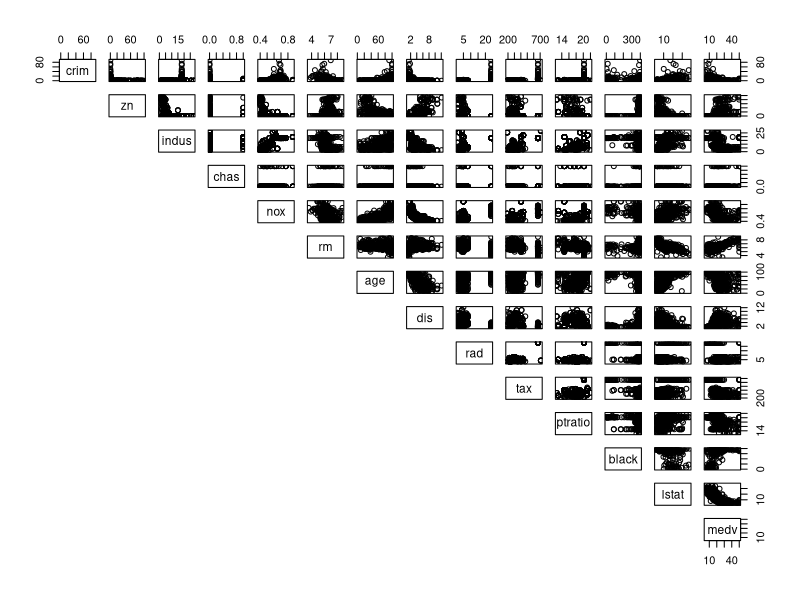
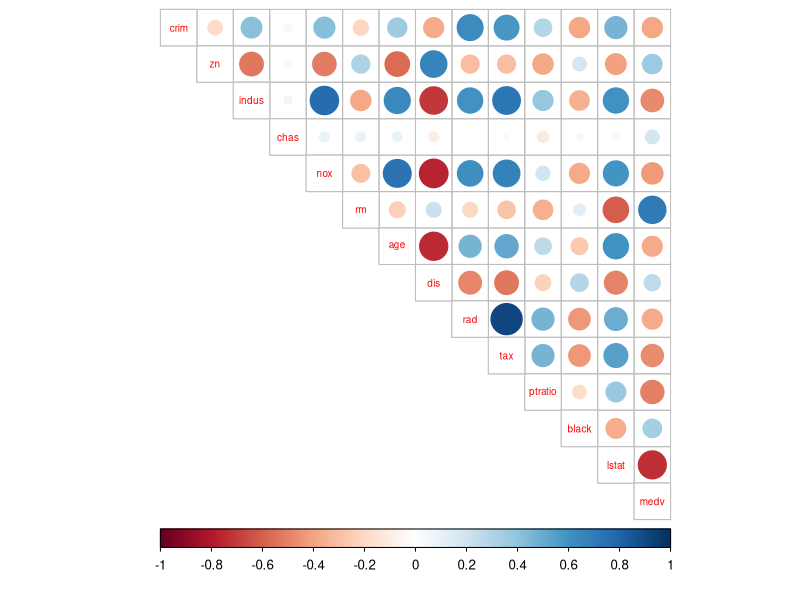
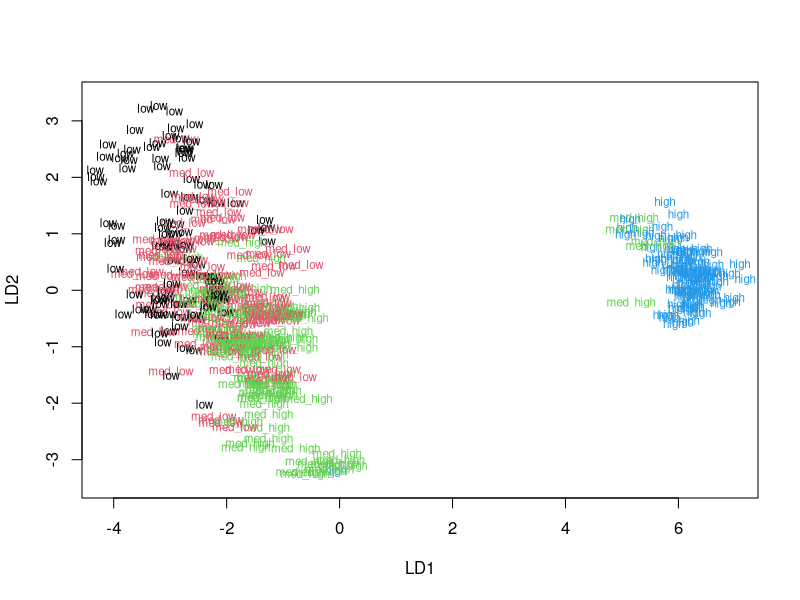
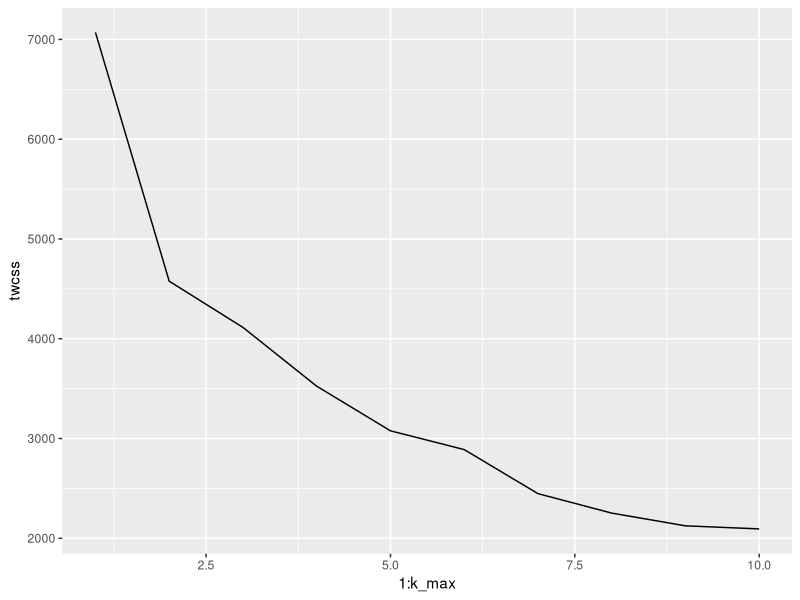
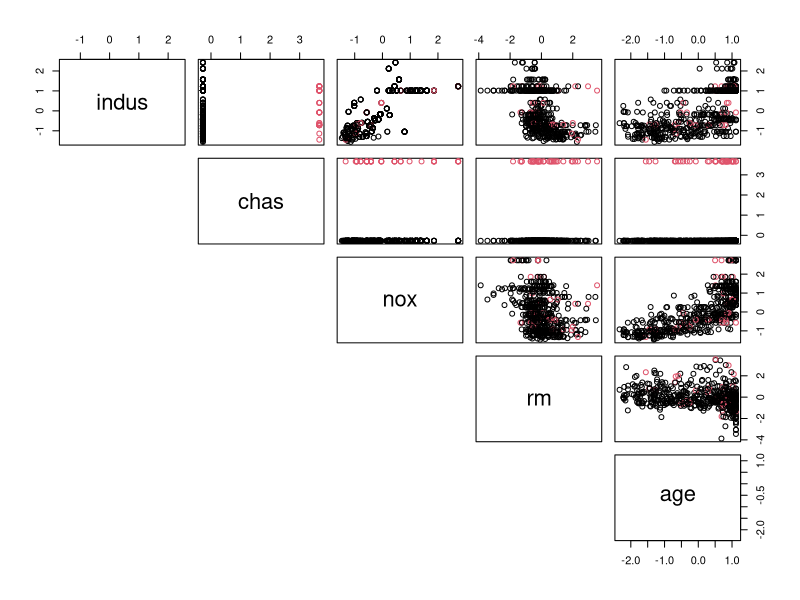
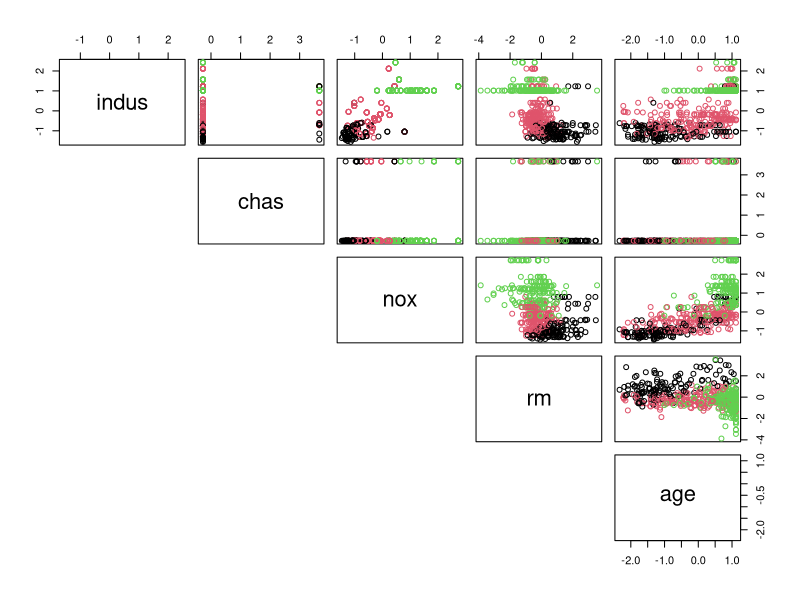

Generate these figures, in order, with R:
## ---- chunk 1
library(dplyr)
library(ggplot2)
library(MASS)
library(corrplot)
data("Boston")
boston_scaled <- scale(Boston)
## ---- chunk 2
str(Boston)

dim(Boston)
## ---- chunk 3
pairs(Boston, lower.panel = NULL)
## ---- chunk 4
cor_matrix<-cor(Boston) %>% round(digits=2)
corrplot(cor_matrix, method="circle", type = "upper", cl.pos = "b", tl.pos = "d", tl.cex = 0.6)
## ---- chunk 5
summary(boston_scaled)
## ---- chunk 6
boston_scaled <- as.data.frame(boston_scaled)
bins <- quantile(boston_scaled$crim)
crime <- cut(boston_scaled$crim, breaks = bins, include.lowest = TRUE, label=c("low","med_low","med_high","high"))
boston_scaled <- dplyr::select(boston_scaled, -crim)
boston_scaled <- data.frame(boston_scaled, crime)
## ---- chunk 7
n <- nrow(boston_scaled)
ind <- sample(n,  size = n * 0.8)
train <- boston_scaled[ind,]
test <- boston_scaled[-ind,]
## ---- chunk 8
lda.fit <- lda(crime ~ ., data = train)
classes <- as.numeric(train$crime)
plot(lda.fit, dimen = 2, col = classes, pch = classes)
## ---- chunk 9
correct_classes <- test$crime
test <- dplyr::select(test, -crime)
lda.pred <- predict(lda.fit, newdata = test)
## ---- chunk 10
table(correct = correct_classes, predicted = lda.pred$class)
## ---- chunk 11
data("Boston")
boston_scaled <- scale(Boston)
boston_scaled <- as.data.frame(boston_scaled)
## ---- chunk 12
km <-kmeans(boston_scaled, centers = 5)
summary(km)
## ---- chunk 13
k_max <- 10
twcss <- sapply(1:k_max, function(k){kmeans(boston_scaled, k)$tot.withinss})
qplot(x = 1:k_max, y = twcss, geom = 'line')
## ---- chunk 14
km <-kmeans(boston_scaled, centers = 2)
pairs(boston_scaled[3:7], col = km$cluster, lower.panel = NULL)
km <-kmeans(boston_scaled, centers = 3)
pairs(boston_scaled[3:7], col = km$cluster, lower.panel = NULL)
